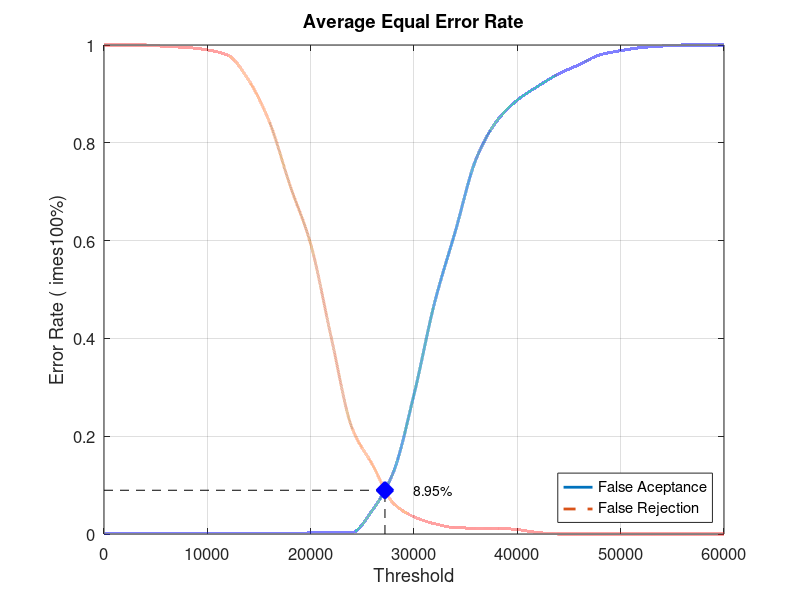
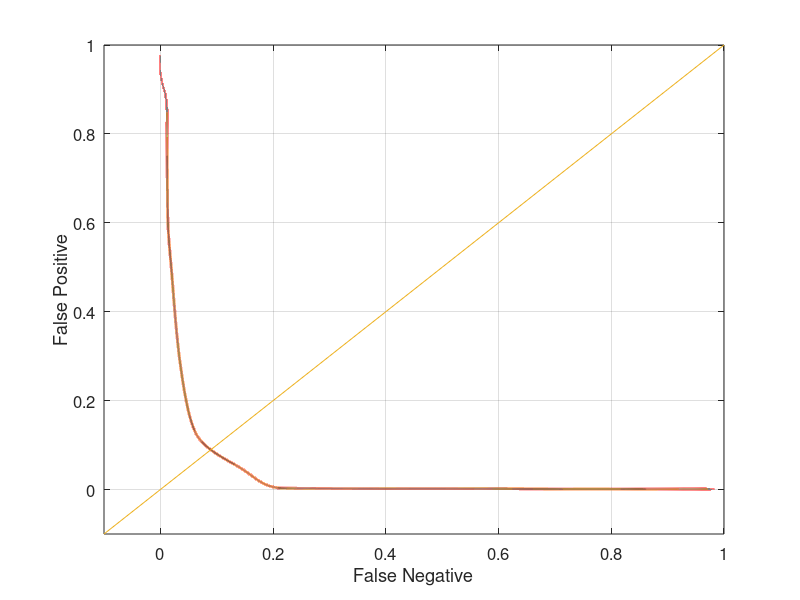

Write the MATLAB code that produced these figures, in order.
close all;
clear;
clc;
x = 0:2000:60000;
xq = 0:0.5:60000;

y0 = [0 0.00105263 0.00105263 0.00105263 0.00105263 0.00105263 0.00105263 0.00105263 0.00105263 0.00105263 0.00210526 0.00210526 0.0031579 0.0494737 0.126316 0.285263 0.473684 0.618947 0.766316 0.844211 0.887368 0.915789 0.941053 0.96 0.98 0.988421 0.994737 0.997895 1 1 1]
yy0 = interp1(x, y0, xq, 'pchip');
y1 = [1 1 1 0.997 0.995 0.99 0.979 0.928 0.843 0.713 0.593 0.401 0.217 0.141 0.063 0.035 0.021 0.013 0.012 0.012 0.009 0.003 0 0 0 0 0 0 0 0 0]
yy1 = interp1(x, y1, xq, 'pchip');

% Calculating EER: 
y2 = abs(y0 - y1);
find(y2 == min(y2))
yy2 = abs(yy0 - yy1);
xEER = find(yy2 == min(yy2));
xEERIndex = xq(xEER) % X-axis EER
yEER = yy0(xEER) % Y-axis EER

main = figure
plot(xq, yy0,'-','LineWidth', 2);	hold on
plot(xq, yy1,'--','LineWidth', 2);	hold on
plot([xEERIndex xEERIndex], [0 yEER], 'k--');	hold on
plot([0 xEERIndex], [yEER yEER], 'k--');	hold on
plot(xEERIndex, yEER, 'bx', 'LineWidth', 10);	hold on
text(xEERIndex + 10 * xEERIndex / 100, yEER, [num2str(round((10000 * yEER)) / 100) '%'])
legend('False Aceptance', 'False Rejection', 'Location', 'SouthEast')
xlabel('Threshold')
ylabel('Error Rate (	imes100%)')
title('Average Equal Error Rate')
set(gca, 'FontSize', 12)
axis([0 60000 0 1])
grid on

print(main, 'Database2AverageMain', '-dpng');
FNRxFPR = figure('Color', [1 1 1]);
plot(yy1, yy0, '-', yy1, yy0, 'LineWidth', 2);
hold on
y = -0.1:0.1:1
plot(y, y); 
set(gca, 'FontSize', 12)
xlabel('False Negative')
ylabel('False Positive')
axis([-0.1 1 -0.1 1])
set(gca, 'FontSize', 12)
grid on

print(FNRxFPR, 'Database2AverageFNRxFPR','-dpng');
